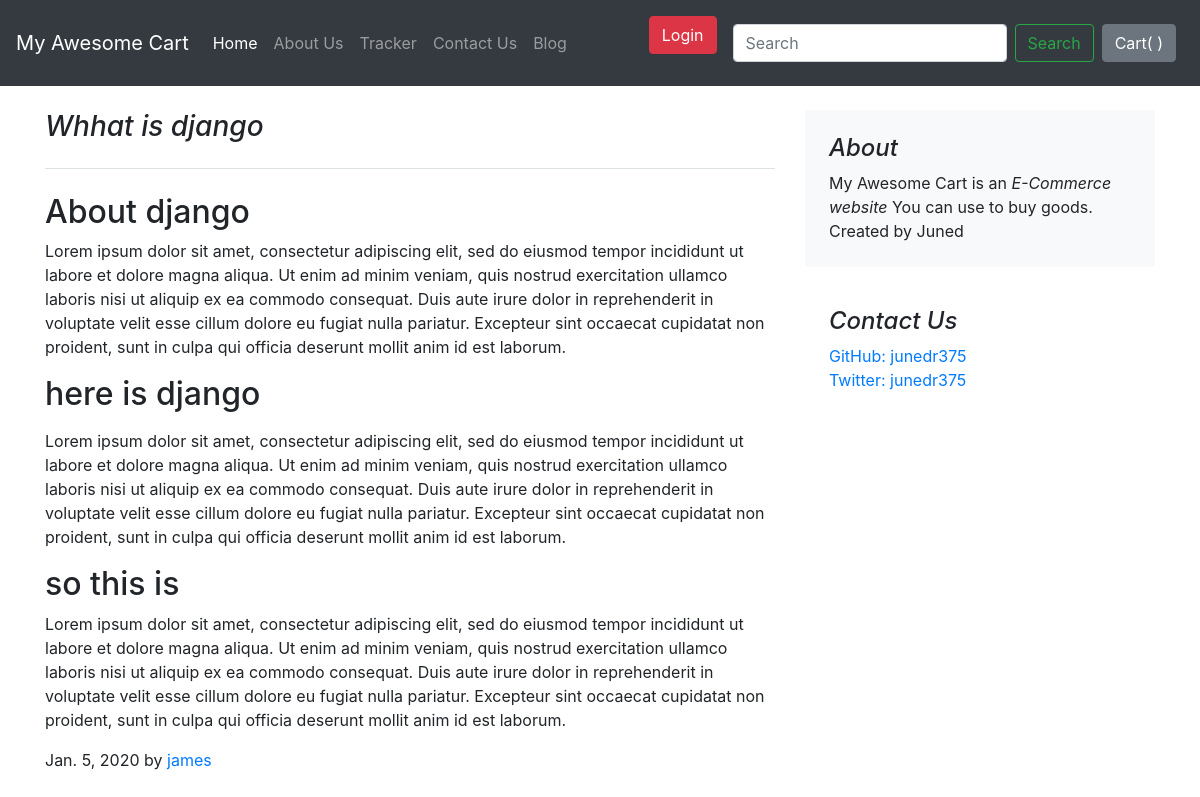
The app's page /blog/blogpost/4 with its own data.
### blog/models.py (models this page shows)
class Blogpost(models.Model):
    post_id = models.AutoField(primary_key=True)
    title = models.CharField(max_length=50)
    pub_name = models.CharField(max_length=50, default="")
    head0 = models.CharField(max_length=500, default="")
    chead0 = models.CharField(max_length=5000, default="")
    head1 = models.CharField(max_length=500, default="")
    chead1 = models.CharField(max_length=5000, default="")
    head2 = models.CharField(max_length=500, default="")
    chead2 = models.CharField(max_length=5000, default="")
    pub_date = models.DateField()
    thumbnail = models.ImageField(upload_to='shop/images', default="")
    def __str__(self):
        return self.title

### blog/views.py (the view)
# urls.py: path("blogpost/<int:id>",views.blogpost, name="blogPost"),
def	blogpost(request, id):
	post = Blogpost.objects.filter(post_id=id)[0]
	print(post)
	return render(request,'blog/blogpost.html',
		{'post':post})

### blog/templates/blog/blogpost.html (shortened to what this page needs)
{% extends 'blog/basic.html' %}
{% block body %}
<div class="container mt-4">
    <div class="row my-2">
        <div class="col-md-8 blog-main">
            <h3 class="pb-4 mb-4 font-italic border-bottom">
                {{post.title}}
            </h3>
            <div class="blog-post">
                <h2 class="blog-post-title">{{post.head0}}</h2>
                <p>{{post.chead0}}</p>
                <h2 class="blog-post-title">{{post.head1}}</h2>
                <p>{{post.chead1}}</p>
                <h2 class="blog-post-title">{{post.head2}}</h2>
                <p>{{post.chead2}}</p>
                <p class="blog-post-meta">{{post.pub_date}} by <a href="#">{{post.pub_name}}</a></p>
            </div>
        </div>
        <aside class="col-md-4 blog-sidebar">
            <div class="p-4 mb-3 bg-light rounded">
                <h4 class="font-italic">About</h4>
                <p class="mb-0">My Awesome Cart is an <em>E-Commerce website</em> You can use to buy goods. Created by Juned</p>
            </div>
            <div class="p-4">
                <h4 class="font-italic">Contact Us</h4>
                <ol class="list-unstyled">
                    <li><a href="#">GitHub: junedr375</a></li>
                    <li><a href="#">Twitter: junedr375</a></li>
                </ol>
            </div>
        </aside>
    </div>
</div>
{% endblock%}

### records on screen
Blogpost: title "Whhat is django", head0 "About django", chead0 "Lorem ipsum dolor sit amet, consectetur adipiscing elit, sed do eiusmod tempor incididunt ut labore et dolore magna aliqua. Ut enim ad minim veniam, quis nostrud exercitation ullamco laboris nisi ut aliquip ex ea commodo consequat. Duis aute irure dolor in reprehenderit in voluptate velit esse cillum dolore eu fugiat nulla pariatur. Excepteur sint occaecat cupidatat non proident, sunt in culpa qui officia deserunt mollit anim id est laborum.", head1 "here is django", chead1 "Lorem ipsum dolor sit amet, consectetur adipiscing elit, sed do eiusmod tempor incididunt ut labore et dolore magna aliqua. Ut enim ad minim veniam, quis nostrud exercitation ullamco laboris nisi ut aliquip ex ea commodo consequat. Duis aute irure dolor in reprehenderit in voluptate velit esse cillum dolore eu fugiat nulla pariatur. Excepteur sint occaecat cupidatat non proident, sunt in culpa qui officia deserunt mollit anim id est laborum.", head2 "so this is", chead2 "Lorem ipsum dolor sit amet, consectetur adipiscing elit, sed do eiusmod tempor incididunt ut labore et dolore magna aliqua. Ut enim ad minim veniam, quis nostrud exercitation ullamco laboris nisi ut aliquip ex ea commodo consequat. Duis aute irure dolor in reprehenderit in voluptate velit esse cillum dolore eu fugiat nulla pariatur. Excepteur sint occaecat cupidatat non proident, sunt in culpa qui officia deserunt mollit anim id est laborum.", pub_date "Jan. 5, 2020", pub_name "james"
